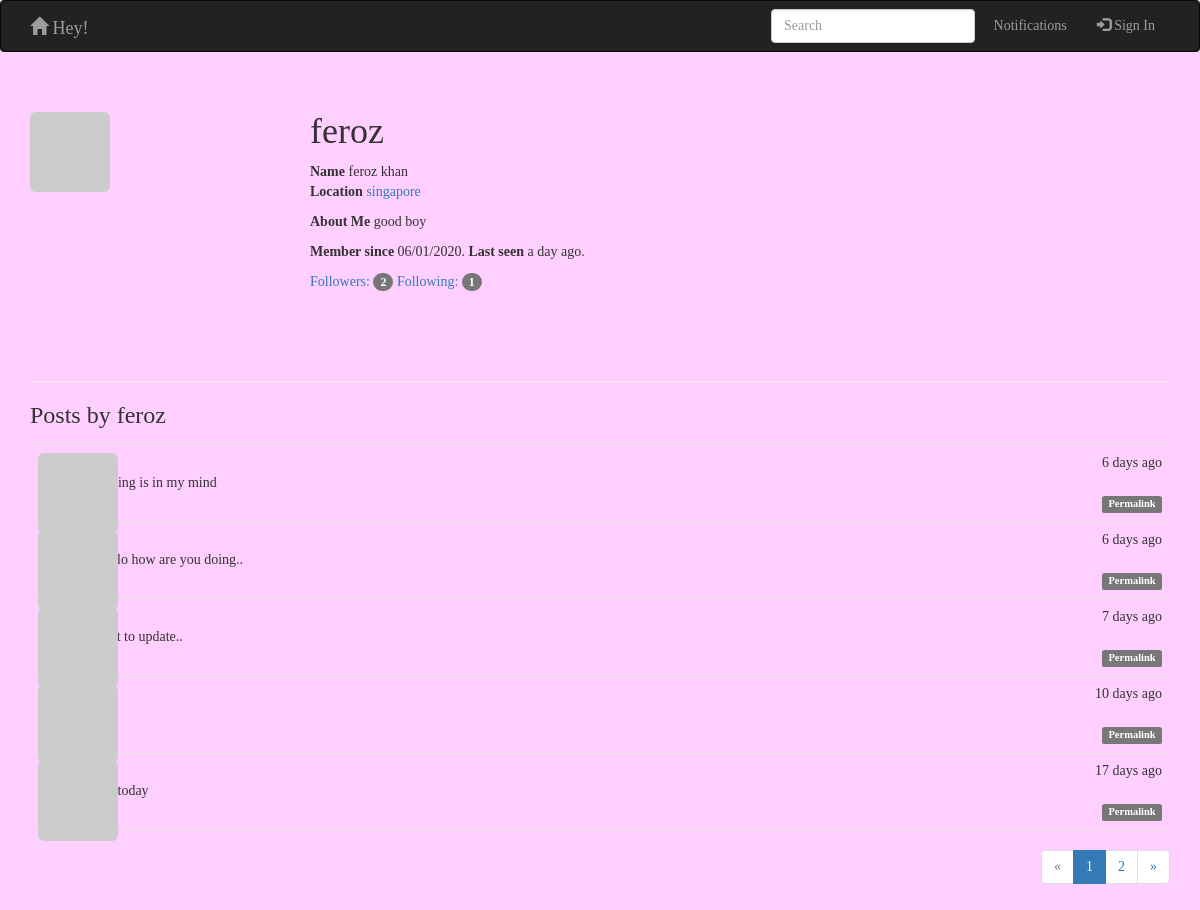
/user/feroz, run on an earlier commit of the app's database.
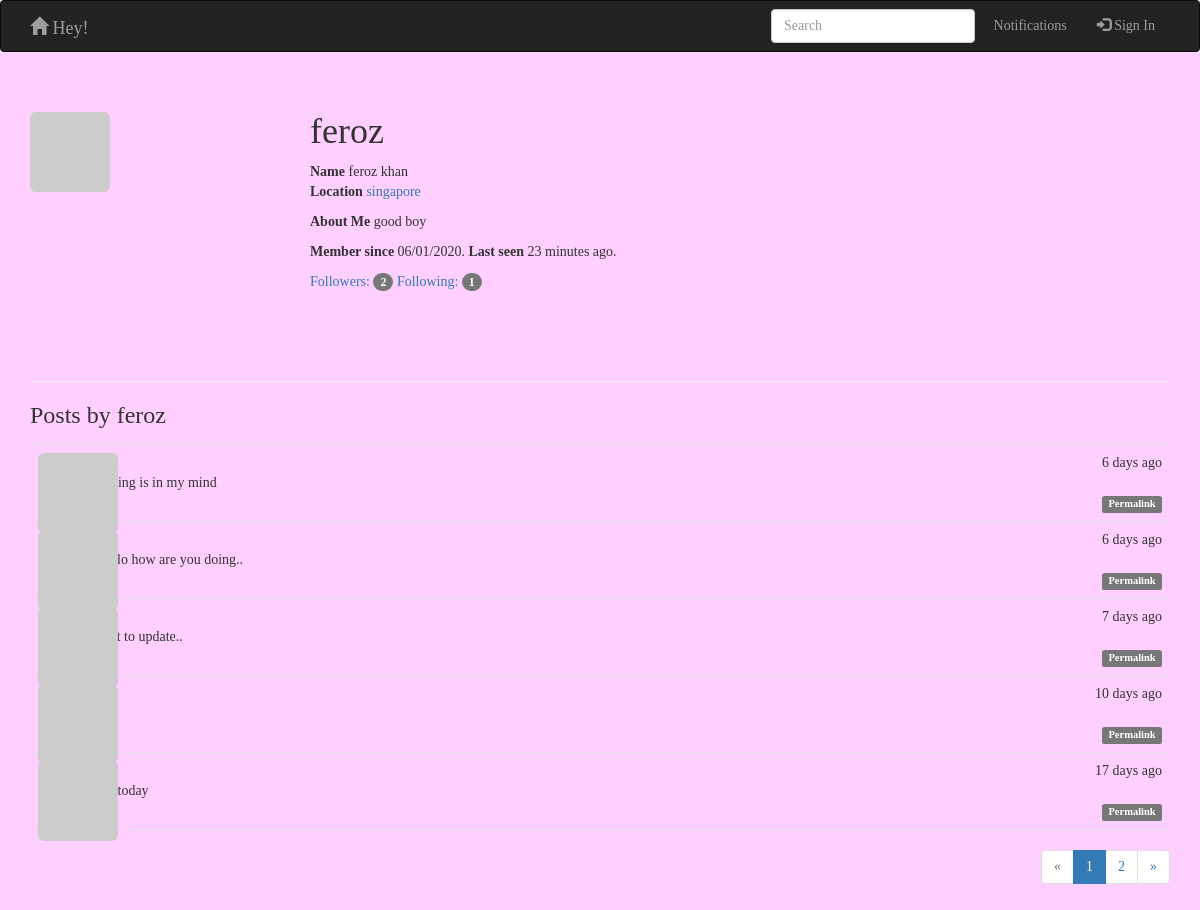
And on a later commit of the database.
### app/models.py (models this page shows, shortened)
class User(UserMixin,db.Model):
    __tablename__ = 'users'
    id = db.Column(db.Integer, primary_key=True)
    email = db.Column(db.String(64), unique=True, index=True)
    username = db.Column(db.String(64), unique=True, index=True)
    password_hash = db.Column(db.String(128))
    role_id = db.Column(db.Integer, db.ForeignKey('roles.id'))
    name = db.Column(db.String(64))
    location = db.Column(db.String(64))
    about_me = db.Column(db.Text())
    member_since = db.Column(db.DateTime(),default=datetime.utcnow)
    last_seen = db.Column(db.DateTime(),default=datetime.utcnow)
    avatar_hash = db.Column(db.String(32))
    posts = db.relationship('Post', backref='author', lazy='dynamic')
    followed = db.relationship('Follow',backref=db.backref('follower',lazy = 'joined'),lazy='dynamic',cascade='all,delete-orphan',foreign_keys=[Follow.follower_id])
    followers = db.relationship('Follow', backref=db.backref('followed', lazy='joined'), lazy='dynamic',
                               cascade='all,delete-orphan', foreign_keys=[Follow.followed_id])
    def gravatar(self, size=100, default='identicon', rating='g'):
        if request.is_secure:
            url = 'https://secure.gravatar.com/avatar'
        else:
            url = 'http://www.gravatar.com/avatar'
        hash = self.avatar_hash or hashlib.md5(self.email.encode('utf-8')).hexdigest()
        return '{url}/{hash}?s={size}&d={default}&r={rating}'.format(
            url=url, hash=hash, size=size, default=default, rating=rating)
    @property
    def password(self):
        raise AttributeError('password is not a readable attribute')

class Post(db.Model):
    __tablename__ = 'posts'
    id = db.Column(db.Integer, primary_key=True)
    body = db.Column(db.Text)
    timestamp = db.Column(db.DateTime, index=True, default=datetime.utcnow)
    author_id = db.Column(db.Integer, db.ForeignKey('users.id'))

### app/main/hello.py (the view)
@main.route('/user/<username>')
def user(username):
    user = User.query.filter_by(username=username).first()
    if user is None:
        return render_template('404.html'), 404
    page = request.args.get('page', 1, type=int)
    pagination = user.posts.order_by(Post.timestamp.desc()).paginate(
        page, per_page=current_app.config['FLASKY_POSTS_PER_PAGE'],
        error_out=False)
    posts = pagination.items
    return render_template('user.html', user=user, posts = posts, pagination = pagination)

### app/auth/views.py (called while the page is built)
@auth.before_app_request
def before_request():
    if current_user.is_authenticated:
        current_user.ping()

### app/main/__init__.py (called while the page is built)
@main.app_context_processor
def inject_permissions():
    return dict(Permission=models.Permission)

### app/models.py (called while the page is built)
    def can(self, permissions):
        return False

    def is_administrator(self):
        return False

### app/templates/user.html (shortened to what this page needs)
{% extends "base.html" %}
{% import "_macros.html" as macros %}
{% block page_content %}
<div class="page-header">
    <img class="img-rounded profile-thumbnail" src="{{ user.gravatar(size=256) }}">
    <div class="profile-header">
       <h1> {{ user.username }}</h1>
        {% if user.name or user.location %}
        <p>
            {% if user.name %} <b>Name</b> {{ user.name }} <br>{% endif %}
            {% if user.location %}
            <b>Location</b> <a href="http://maps.google.com/?q={{ user.location }}">{{ user.location }}</a><br>
            {% endif %}
        </p>
        {% endif %}
        {% if user.about_me %}<p> <b>About Me</b> {{ user.about_me }}</p>{% endif %}
        <p> <b>Member since</b> {{ moment(user.member_since).format('L') }}. <b>Last seen</b> {{ moment(user.last_seen).fromNow() }}. </p>
        <a href="{{ url_for('.followers', username=user.username) }}">
            Followers: <span class="badge">{{ user.followers.count() -1 }}</span>
        </a>
        <a href="{{ url_for('.followed', username=user.username) }}">
            Following: <span class="badge">{{ user.followed.count() -1 }}</span>
        </a>
    </div>
</div>
<h3>Posts by {{ user.username }}</h3>
{% include 'post.html' %}
<div class="pagination">
    {{ macros.pagination_widget(pagination, '.user', username=user.username) }}
</div>
{% endblock %}

### app/templates/base.html (shortened to what this page needs)
{% extends "bootstrap/base.html" %}
{% block head %}
{{ super() }}
<link rel="stylesheet" type="text/css" href="{{ url_for('static', filename='styles.css') }}">
{% endblock %}
{% block navbar %}
<div class="navbar navbar-inverse" role="navigation">
    <div class="container">
        <div class="navbar-header">
            <a class="navbar-brand" href="/"><span class="glyphicon glyphicon-home"></span> Hey!</a>
        </div>
        <div class="navbar-collapse collapse ">
            <ul class="nav navbar-nav navbar-right">
                <li><form class="form-inline" action="/action_page.php">
                    <input class="form-control mr-sm-2" style="margin-top: 7.5px" type="text" placeholder="Search">
                    </form>
                </li>
                <li>
                    <a href="{{ url_for('main.user', username=current_user.username) }}">
                        Notifications
                    </a>
                </li>
                {% if current_user.is_authenticated %}
                <li><a href="{{ url_for('auth.logout') }}"><span class="glyphicon glyphicon-log-out"></span> Sign
                    Out</a></li>
                {% else %}
                <li><a href="{{ url_for('auth.login') }}"><span class="glyphicon glyphicon-log-in"></span> Sign In</a>
                </li>
                {% endif %}
            </ul>
        </div>
    </div>
</div>
{% endblock %}
    {% block content %}
    <div class="container">
        {% block page_content %}{% endblock %}
    </div>
    {% endblock %}

### app/templates/_macros.html
{% macro pagination_widget(pagination, endpoint) %}
<ul class="pagination">
    <li
    {% if not pagination.has_prev %} class="disabled"{% endif %}>
    <a href="{% if pagination.has_prev %}{{ url_for(endpoint,
page = pagination.page - 1, **kwargs) }}{% else %}#{% endif %}">
        &laquo;
    </a>
    </li>
    {% for p in pagination.iter_pages() %}
    {% if p %}
    {% if p == pagination.page %}
    <li class="active">
        <a href="{{ url_for(endpoint, page = p, **kwargs) }}">{{ p }}</a>
    </li>
    {% else %}
    <li>
        <a href="{{ url_for(endpoint, page = p, **kwargs) }}">{{ p }}</a>
    </li>
    {% endif %}
    {% else %}
    <li class="disabled"><a href="#">&hellip;</a></li>
    {% endif %}
    {% endfor %}
    <li
    {% if not pagination.has_next %} class="disabled"{% endif %}>
    <a href="{% if pagination.has_next %}{{ url_for(endpoint,
page = pagination.page + 1, **kwargs) }}{% else %}#{% endif %}">
        &raquo;
    </a>
    </li>
</ul>
{% endmacro %}

### app/templates/post.html (shortened to what this page needs)
<ul class="posts">
    {% for post in posts %}
    <li class="post">
        <div class="post-thumbnail">
            <a href="{{ url_for('.user', username=post.author.username) }}">
                <img class="img-rounded profile-thumbnail" src="{{ post.author.gravatar(size=40) }}">
            </a>
        </div>
        <div class="post-content">
            <div class="post-date">{{ moment(post.timestamp).fromNow() }}</div>
            <div class="post-author"><a href="{{ url_for('.user', username=post.author.username) }}">{{ post.author.username }}</a></div>
            <div class="post-body">
                {% if post.body_html %}
                    {{ post.body_html | safe }}
                {% else %}
                    {{ post.body }}
                {% endif %}
            </div>
            <div class="post-footer">
                <a href="{{ url_for('.post', id=post.id) }}"><span class="label label-default">Permalink</span></a>
            </div>
        </div>
    </li>
    {% endfor %}
</ul>

### app/static/styles.css (style rules this page uses)
.profile-thumbnail { position: absolute; }
* { font-family:Verdana; }
body { background-color: #FFCFFF; }
.profile-header { min-height: 260px; margin-left: 280px; }
ul.posts { list-style-type: none; padding: 0px; margin: 16px 0px 0px 0px; border-top: 1px solid #e0e0e0; }
ul.posts li.post { padding: 8px; border-bottom: 1px solid #e0e0e0; }
div.post-date { float: right; }
div.post-author { font-weight: bold; }
div.post-thumbnail { position: absolute; }
div.post-content { margin-left: 48px; min-height: 48px; }
div.post-footer { text-align: right; }
div.pagination { width: 100%; text-align: right; padding: 0px; margin: 0px; }

What changed in the data, as far as the page shows it:
changed User "feroz": last_seen "a day ago" → "23 minutes ago"
